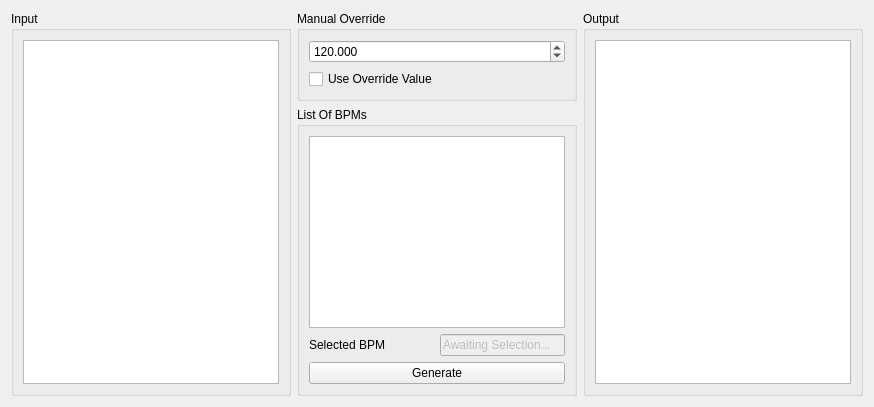
          <widget class="QWidget" name="basicStackedWidgetPage4">
           <layout class="QGridLayout" name="gridLayout_44">
            <item row="0" column="0">
             <widget class="QGroupBox" name="normalizer_inputGroup">
              <property name="title">
               <string>Input</string>
              </property>
              <layout class="QGridLayout" name="gridLayout_6">
               <item row="0" column="0">
                <widget class="QPlainTextEdit" name="normalizer_inputBox"/>
               </item>
              </layout>
             </widget>
            </item>
            <item row="0" column="1">
             <layout class="QGridLayout" name="normalizer_selectGroup">
              <item row="0" column="0">
               <widget class="QGroupBox" name="normalizer_overrideGroup">
                <property name="title">
                 <string>Manual Override</string>
                </property>
                <layout class="QGridLayout" name="gridLayout_41">
                 <item row="0" column="0">
                  <widget class="QDoubleSpinBox" name="normalizer_overrideDoubleSpinBox">
                   <property name="decimals">
                    <number>3</number>
                   </property>
                   <property name="minimum">
                    <double>1.000000000000000</double>
                   </property>
                   <property name="maximum">
                    <double>100000.000000000000000</double>
                   </property>
                   <property name="value">
                    <double>120.000000000000000</double>
                   </property>
                  </widget>
                 </item>
                 <item row="1" column="0">
                  <widget class="QCheckBox" name="normalizer_overrideCheck">
                   <property name="text">
                    <string>Use Override Value</string>
                   </property>
                  </widget>
                 </item>
                </layout>
               </widget>
              </item>
              <item row="1" column="0">
               <widget class="QGroupBox" name="normalizer_BPMListGroup">
                <property name="title">
                 <string>List Of BPMs</string>
                </property>
                <layout class="QGridLayout" name="gridLayout_42">
                 <item row="0" column="0" colspan="2">
                  <widget class="QListWidget" name="normalizer_BPMListWidget">
                   <property name="sizePolicy">
                    <sizepolicy hsizetype="Minimum" vsizetype="Expanding">
                     <horstretch>0</horstretch>
                     <verstretch>0</verstretch>
                    </sizepolicy>
                   </property>
                   <property name="alternatingRowColors">
                    <bool>true</bool>
                   </property>
                  </widget>
                 </item>
                 <item row="2" column="1">
                  <widget class="QLineEdit" name="normalizer_selectedBPMLine">
                   <property name="enabled">
                    <bool>false</bool>
                   </property>
                   <property name="sizePolicy">
                    <sizepolicy hsizetype="Minimum" vsizetype="Fixed">
                     <horstretch>0</horstretch>
                     <verstretch>0</verstretch>
                    </sizepolicy>
                   </property>
                   <property name="text">
                    <string>Awaiting Selection...</string>
                   </property>
                  </widget>
                 </item>
                 <item row="2" column="0">
                  <widget class="QLabel" name="normalizer_selectedBPMLabel">
                   <property name="sizePolicy">
                    <sizepolicy hsizetype="Minimum" vsizetype="Minimum">
                     <horstretch>0</horstretch>
                     <verstretch>0</verstretch>
                    </sizepolicy>
                   </property>
                   <property name="text">
                    <string>Selected BPM</string>
                   </property>
                  </widget>
                 </item>
                 <item row="3" column="0" colspan="2">
                  <widget class="QPushButton" name="normalizer_generateButton">
                   <property name="text">
                    <string>Generate</string>
                   </property>
                  </widget>
                 </item>
                </layout>
               </widget>
              </item>
             </layout>
            </item>
            <item row="0" column="2">
             <widget class="QGroupBox" name="normalizer_outputGroup">
              <property name="title">
               <string>Output</string>
              </property>
              <layout class="QGridLayout" name="gridLayout_40">
               <item row="0" column="0">
                <widget class="QTextBrowser" name="normalizer_outputBox"/>
               </item>
              </layout>
             </widget>
            </item>
           </layout>
          </widget>
